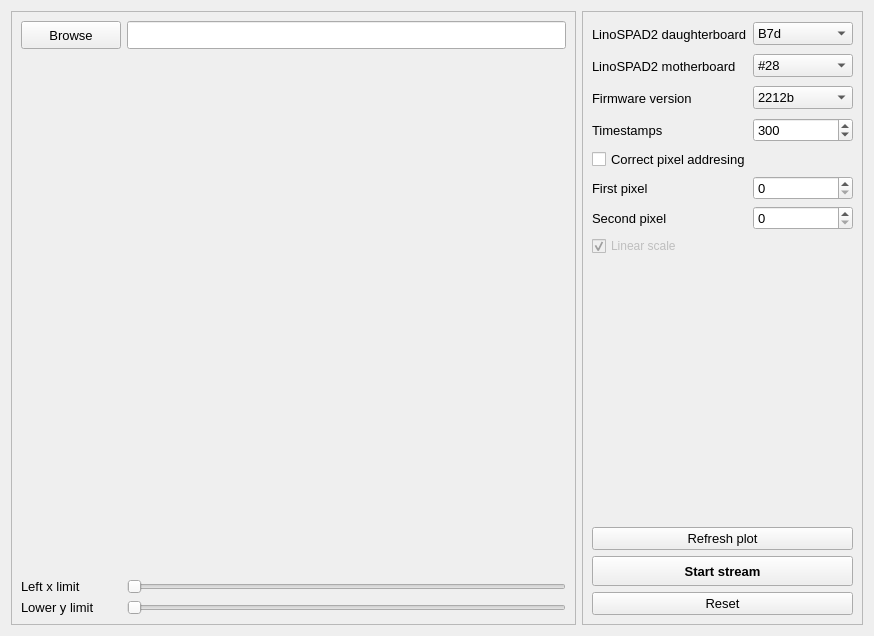
<?xml version="1.0" encoding="UTF-8"?>
<ui version="4.0">
 <class>Form</class>
 <widget class="QWidget" name="Form">
  <property name="geometry">
   <rect>
    <x>0</x>
    <y>0</y>
    <width>874</width>
    <height>636</height>
   </rect>
  </property>
  <property name="windowTitle">
   <string>Form</string>
  </property>
  <layout class="QGridLayout" name="gridLayout_2">
   <item row="0" column="0">
    <widget class="QFrame" name="frame">
     <property name="sizePolicy">
      <sizepolicy hsizetype="Expanding" vsizetype="Expanding">
       <horstretch>0</horstretch>
       <verstretch>0</verstretch>
      </sizepolicy>
     </property>
     <property name="frameShape">
      <enum>QFrame::StyledPanel</enum>
     </property>
     <property name="frameShadow">
      <enum>QFrame::Raised</enum>
     </property>
     <layout class="QGridLayout" name="gridLayout">
      <item row="0" column="0" colspan="2">
       <widget class="QPushButton" name="pushButton_browse">
        <property name="sizePolicy">
         <sizepolicy hsizetype="Fixed" vsizetype="Fixed">
          <horstretch>0</horstretch>
          <verstretch>0</verstretch>
         </sizepolicy>
        </property>
        <property name="minimumSize">
         <size>
          <width>100</width>
          <height>28</height>
         </size>
        </property>
        <property name="font">
         <font>
          <pointsize>10</pointsize>
         </font>
        </property>
        <property name="text">
         <string>Browse</string>
        </property>
       </widget>
      </item>
      <item row="1" column="0" colspan="3">
       <widget class="QWidget" name="widget_figure" native="true">
        <property name="sizePolicy">
         <sizepolicy hsizetype="Preferred" vsizetype="Preferred">
          <horstretch>0</horstretch>
          <verstretch>0</verstretch>
         </sizepolicy>
        </property>
        <property name="minimumSize">
         <size>
          <width>500</width>
          <height>425</height>
         </size>
        </property>
       </widget>
      </item>
      <item row="5" column="0" colspan="2">
       <widget class="QLabel" name="label">
        <property name="font">
         <font>
          <pointsize>10</pointsize>
         </font>
        </property>
        <property name="text">
         <string>Left x limit</string>
        </property>
       </widget>
      </item>
      <item row="6" column="2">
       <widget class="QSlider" name="horizontalSlider_lowerXLim">
        <property name="orientation">
         <enum>Qt::Horizontal</enum>
        </property>
       </widget>
      </item>
      <item row="0" column="2">
       <widget class="QLineEdit" name="lineEdit_browse">
        <property name="enabled">
         <bool>true</bool>
        </property>
        <property name="sizePolicy">
         <sizepolicy hsizetype="Expanding" vsizetype="Fixed">
          <horstretch>0</horstretch>
          <verstretch>0</verstretch>
         </sizepolicy>
        </property>
        <property name="minimumSize">
         <size>
          <width>0</width>
          <height>28</height>
         </size>
        </property>
       </widget>
      </item>
      <item row="6" column="0">
       <widget class="QLabel" name="label_2">
        <property name="font">
         <font>
          <pointsize>10</pointsize>
         </font>
        </property>
        <property name="text">
         <string>Lower y limit</string>
        </property>
       </widget>
      </item>
      <item row="2" column="2">
       <spacer name="verticalSpacer">
        <property name="orientation">
         <enum>Qt::Vertical</enum>
        </property>
        <property name="sizeType">
         <enum>QSizePolicy::Fixed</enum>
        </property>
        <property name="sizeHint" stdset="0">
         <size>
          <width>20</width>
          <height>5</height>
         </size>
        </property>
       </spacer>
      </item>
      <item row="5" column="2">
       <widget class="QSlider" name="horizontalSlider_leftXLim">
        <property name="orientation">
         <enum>Qt::Horizontal</enum>
        </property>
       </widget>
      </item>
     </layout>
    </widget>
   </item>
   <item row="0" column="1">
    <widget class="QFrame" name="frame_2">
     <property name="sizePolicy">
      <sizepolicy hsizetype="Fixed" vsizetype="Preferred">
       <horstretch>0</horstretch>
       <verstretch>0</verstretch>
      </sizepolicy>
     </property>
     <property name="frameShape">
      <enum>QFrame::StyledPanel</enum>
     </property>
     <property name="frameShadow">
      <enum>QFrame::Raised</enum>
     </property>
     <layout class="QVBoxLayout" name="verticalLayout">
      <item>
       <layout class="QHBoxLayout" name="horizontalLayout_7">
        <item>
         <widget class="QLabel" name="label_comboBox_mask_2">
          <property name="enabled">
           <bool>true</bool>
          </property>
          <property name="minimumSize">
           <size>
            <width>0</width>
            <height>26</height>
           </size>
          </property>
          <property name="font">
           <font>
            <pointsize>10</pointsize>
           </font>
          </property>
          <property name="text">
           <string>LinoSPAD2 daughterboard</string>
          </property>
          <property name="alignment">
           <set>Qt::AlignLeading|Qt::AlignLeft|Qt::AlignVCenter</set>
          </property>
         </widget>
        </item>
        <item>
         <widget class="QComboBox" name="comboBox_mask_2">
          <property name="sizePolicy">
           <sizepolicy hsizetype="Fixed" vsizetype="Fixed">
            <horstretch>0</horstretch>
            <verstretch>0</verstretch>
           </sizepolicy>
          </property>
          <property name="minimumSize">
           <size>
            <width>100</width>
            <height>0</height>
           </size>
          </property>
          <property name="font">
           <font>
            <pointsize>10</pointsize>
           </font>
          </property>
          <item>
           <property name="text">
            <string>B7d</string>
           </property>
          </item>
          <item>
           <property name="text">
            <string>NL11</string>
           </property>
          </item>
          <item>
           <property name="text">
            <string>A5</string>
           </property>
          </item>
          <item>
           <property name="text">
            <string>D2b</string>
           </property>
          </item>
         </widget>
        </item>
       </layout>
      </item>
      <item>
       <layout class="QHBoxLayout" name="horizontalLayout_8" stretch="0,0">
        <property name="spacing">
         <number>6</number>
        </property>
        <property name="sizeConstraint">
         <enum>QLayout::SetFixedSize</enum>
        </property>
        <property name="topMargin">
         <number>0</number>
        </property>
        <property name="bottomMargin">
         <number>0</number>
        </property>
        <item>
         <widget class="QLabel" name="label_comboBox_mb_2">
          <property name="minimumSize">
           <size>
            <width>0</width>
            <height>26</height>
           </size>
          </property>
          <property name="font">
           <font>
            <pointsize>10</pointsize>
           </font>
          </property>
          <property name="text">
           <string>LinoSPAD2 motherboard</string>
          </property>
         </widget>
        </item>
        <item>
         <widget class="QComboBox" name="comboBox_mb_2">
          <property name="sizePolicy">
           <sizepolicy hsizetype="Fixed" vsizetype="Fixed">
            <horstretch>0</horstretch>
            <verstretch>0</verstretch>
           </sizepolicy>
          </property>
          <property name="minimumSize">
           <size>
            <width>100</width>
            <height>0</height>
           </size>
          </property>
          <property name="font">
           <font>
            <pointsize>10</pointsize>
           </font>
          </property>
          <item>
           <property name="text">
            <string>#28</string>
           </property>
          </item>
          <item>
           <property name="text">
            <string>#33</string>
           </property>
          </item>
          <item>
           <property name="text">
            <string>#21</string>
           </property>
          </item>
          <item>
           <property name="text">
            <string>#36</string>
           </property>
          </item>
          <item>
           <property name="text">
            <string>#37</string>
           </property>
          </item>
          <item>
           <property name="text">
            <string>#4</string>
           </property>
          </item>
          <item>
           <property name="text">
            <string>#29</string>
           </property>
          </item>
         </widget>
        </item>
       </layout>
      </item>
      <item>
       <layout class="QHBoxLayout" name="horizontalLayout">
        <property name="topMargin">
         <number>0</number>
        </property>
       </layout>
      </item>
      <item>
       <layout class="QHBoxLayout" name="horizontalLayout_9">
        <property name="bottomMargin">
         <number>0</number>
        </property>
        <item>
         <widget class="QLabel" name="label_FW_2">
          <property name="minimumSize">
           <size>
            <width>0</width>
            <height>26</height>
           </size>
          </property>
          <property name="font">
           <font>
            <pointsize>10</pointsize>
           </font>
          </property>
          <property name="text">
           <string>Firmware version</string>
          </property>
          <property name="alignment">
           <set>Qt::AlignLeading|Qt::AlignLeft|Qt::AlignVCenter</set>
          </property>
         </widget>
        </item>
        <item>
         <widget class="QComboBox" name="comboBox_FW_2">
          <property name="sizePolicy">
           <sizepolicy hsizetype="Fixed" vsizetype="Fixed">
            <horstretch>0</horstretch>
            <verstretch>0</verstretch>
           </sizepolicy>
          </property>
          <property name="minimumSize">
           <size>
            <width>100</width>
            <height>0</height>
           </size>
          </property>
          <property name="font">
           <font>
            <pointsize>10</pointsize>
           </font>
          </property>
          <item>
           <property name="text">
            <string>2212b</string>
           </property>
          </item>
          <item>
           <property name="text">
            <string>2208</string>
           </property>
          </item>
          <item>
           <property name="text">
            <string>2212s</string>
           </property>
          </item>
         </widget>
        </item>
       </layout>
      </item>
      <item>
       <layout class="QHBoxLayout" name="horizontalLayout_11">
        <item>
         <widget class="QLabel" name="label_timestamps_2">
          <property name="minimumSize">
           <size>
            <width>0</width>
            <height>26</height>
           </size>
          </property>
          <property name="font">
           <font>
            <pointsize>10</pointsize>
           </font>
          </property>
          <property name="toolTip">
           <string>&lt;html&gt;&lt;head/&gt;&lt;body&gt;&lt;p&gt;Number of timestamps per pixel per acquisition cycle. The default is 512.&lt;/p&gt;&lt;/body&gt;&lt;/html&gt;</string>
          </property>
          <property name="lineWidth">
           <number>0</number>
          </property>
          <property name="text">
           <string>Timestamps</string>
          </property>
          <property name="textFormat">
           <enum>Qt::PlainText</enum>
          </property>
          <property name="alignment">
           <set>Qt::AlignLeading|Qt::AlignLeft|Qt::AlignVCenter</set>
          </property>
         </widget>
        </item>
        <item>
         <widget class="QSpinBox" name="spinBox_timestamps_2">
          <property name="sizePolicy">
           <sizepolicy hsizetype="Fixed" vsizetype="Fixed">
            <horstretch>0</horstretch>
            <verstretch>0</verstretch>
           </sizepolicy>
          </property>
          <property name="minimumSize">
           <size>
            <width>100</width>
            <height>0</height>
           </size>
          </property>
          <property name="font">
           <font>
            <pointsize>10</pointsize>
           </font>
          </property>
          <property name="maximum">
           <number>1536</number>
          </property>
          <property name="value">
           <number>300</number>
          </property>
         </widget>
        </item>
       </layout>
      </item>
      <item>
       <widget class="QCheckBox" name="checkBox_pix_add_fix">
        <property name="font">
         <font>
          <pointsize>10</pointsize>
         </font>
        </property>
        <property name="text">
         <string>Correct pixel addresing</string>
        </property>
       </widget>
      </item>
      <item>
       <layout class="QGridLayout" name="gridLayout_3">
        <item row="0" column="1">
         <widget class="QSpinBox" name="spinBox_FirstPixel">
          <property name="sizePolicy">
           <sizepolicy hsizetype="Fixed" vsizetype="Fixed">
            <horstretch>0</horstretch>
            <verstretch>0</verstretch>
           </sizepolicy>
          </property>
          <property name="minimumSize">
           <size>
            <width>100</width>
            <height>0</height>
           </size>
          </property>
          <property name="font">
           <font>
            <pointsize>10</pointsize>
           </font>
          </property>
          <property name="maximum">
           <number>255</number>
          </property>
         </widget>
        </item>
        <item row="0" column="0">
         <widget class="QLabel" name="label_FirstPixel">
          <property name="font">
           <font>
            <pointsize>10</pointsize>
           </font>
          </property>
          <property name="text">
           <string>First pixel</string>
          </property>
         </widget>
        </item>
       </layout>
      </item>
      <item>
       <layout class="QHBoxLayout" name="horizontalLayout_2">
        <item>
         <widget class="QLabel" name="label_SecondPixel">
          <property name="font">
           <font>
            <pointsize>10</pointsize>
           </font>
          </property>
          <property name="text">
           <string>Second pixel</string>
          </property>
         </widget>
        </item>
        <item>
         <widget class="QSpinBox" name="spinBox_SecondPixel">
          <property name="sizePolicy">
           <sizepolicy hsizetype="Fixed" vsizetype="Fixed">
            <horstretch>0</horstretch>
            <verstretch>0</verstretch>
           </sizepolicy>
          </property>
          <property name="minimumSize">
           <size>
            <width>100</width>
            <height>0</height>
           </size>
          </property>
          <property name="font">
           <font>
            <pointsize>10</pointsize>
           </font>
          </property>
          <property name="maximum">
           <number>255</number>
          </property>
         </widget>
        </item>
       </layout>
      </item>
      <item>
       <layout class="QHBoxLayout" name="horizontalLayout_12">
        <property name="bottomMargin">
         <number>0</number>
        </property>
        <item>
         <widget class="QCheckBox" name="checkBox_linearScale_2">
          <property name="enabled">
           <bool>false</bool>
          </property>
          <property name="text">
           <string>Linear scale</string>
          </property>
          <property name="checked">
           <bool>true</bool>
          </property>
         </widget>
        </item>
       </layout>
      </item>
      <item>
       <spacer name="verticalSpacer_2">
        <property name="orientation">
         <enum>Qt::Vertical</enum>
        </property>
        <property name="sizeHint" stdset="0">
         <size>
          <width>20</width>
          <height>40</height>
         </size>
        </property>
       </spacer>
      </item>
      <item>
       <widget class="QPushButton" name="pushButton_refreshPlot">
        <property name="font">
         <font>
          <pointsize>10</pointsize>
         </font>
        </property>
        <property name="text">
         <string>Refresh plot</string>
        </property>
       </widget>
      </item>
      <item>
       <widget class="QPushButton" name="pushButton_startStream">
        <property name="minimumSize">
         <size>
          <width>0</width>
          <height>30</height>
         </size>
        </property>
        <property name="font">
         <font>
          <pointsize>10</pointsize>
          <weight>75</weight>
          <bold>true</bold>
         </font>
        </property>
        <property name="text">
         <string>Start stream</string>
        </property>
       </widget>
      </item>
      <item>
       <widget class="QPushButton" name="pushButton_Reset">
        <property name="font">
         <font>
          <pointsize>10</pointsize>
         </font>
        </property>
        <property name="text">
         <string>Reset</string>
        </property>
       </widget>
      </item>
     </layout>
    </widget>
   </item>
  </layout>
 </widget>
 <resources/>
 <connections/>
</ui>
